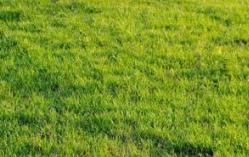
#> input picture data/grass.png, 249 x 157 px
$ python patternGeneration.py
#> lines starting #> are read from the running program, lines starting #| are printed output that depends on the picture; after the words box and inside, x2 and y2 are one past the last pixel; in counts of white or black regions, pixels touching at a corner belong together
#> further down, image is the input picture: shape (157, 249, 3); mean B, G, R 35.4, 147, 118.3
import cv2
import numpy as np
def pG(image):
    sigma = 10  # sigma = a * complex_index + b
    blurred_image = cv2.GaussianBlur(image, (5, 5), sigma)
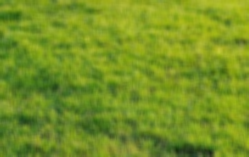
#> blurred_image: shape (157, 249, 3); mean B, G, R 35.3, 147, 118.3
    pixels = image.reshape((-1, 3))
    pixels = np.float32(pixels)
    classNum = 2
    criteria = (cv2.TERM_CRITERIA_EPS + cv2.TERM_CRITERIA_MAX_ITER, 1000, 0.2)
    _, labels, centers = cv2.kmeans(pixels, classNum, None, criteria, 10, cv2.KMEANS_PP_CENTERS)
#> centers = [[41.01, 164.4, 138.6], [26.5, 119.8, 86.57]]
    centers = np.uint8(centers)
#> centers = [[41, 164, 138], [26, 119, 86]]
    control_matrix = labels.flatten()
    control_matrix = control_matrix.reshape(image.shape[0], image.shape[1])
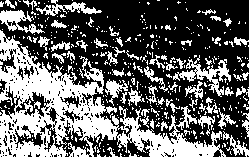
#> control_matrix: shape (157, 249) int32; values 0 (black) and 1 (white), 39% white; 429 white regions (366 under 20 px), largest, box (x1, y1, x2, y2) and area: (0, 30, 226, 157) 9207, (173, 55, 231, 97) 684, (0, 10, 45, 34) 459
    control_matrix = np.float32(control_matrix)
    # control_matrix_temp = cv2.normalize(control_matrix, None, 0, 255, cv2.NORM_MINMAX)
    # control_matrix_uint8 = control_matrix_temp.astype(np.uint8)
    control_matrix = cv2.resize(control_matrix, (8, 8), interpolation=cv2.INTER_NEAREST)
    control_matrix = control_matrix == 1.0
    return control_matrix,centers
if __name__ == '__main__':
    # read color image
    image = cv2.imread('./data/grass.png', cv2.IMREAD_COLOR)
    control_matrix,centers=pG(image)
#> centers = [[41, 164, 138], [26, 119, 86]]
